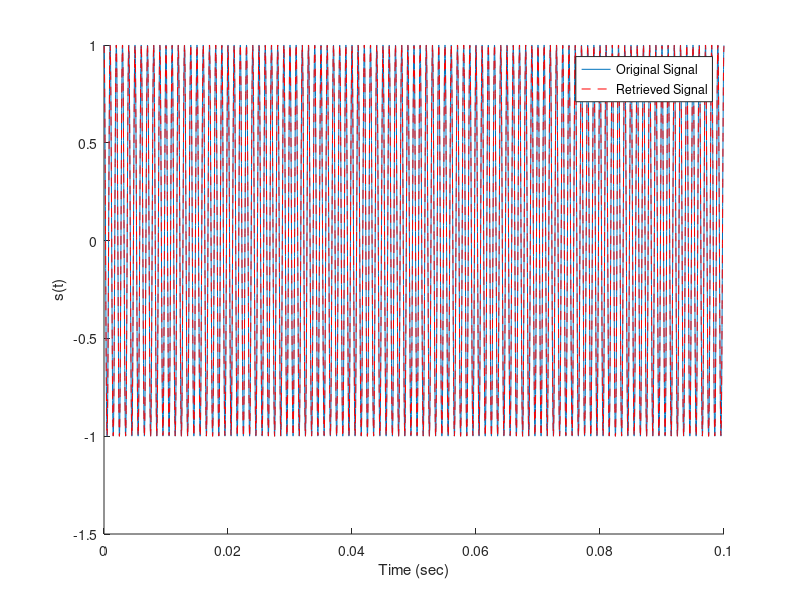
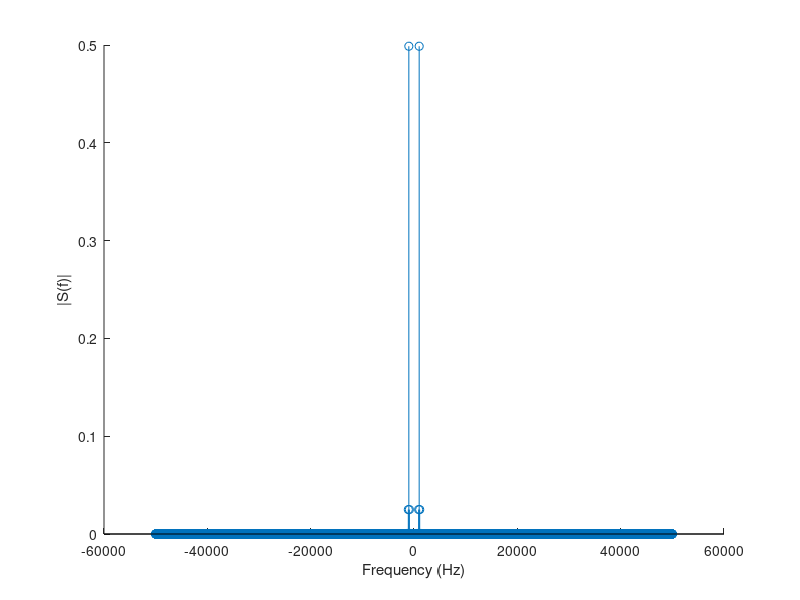
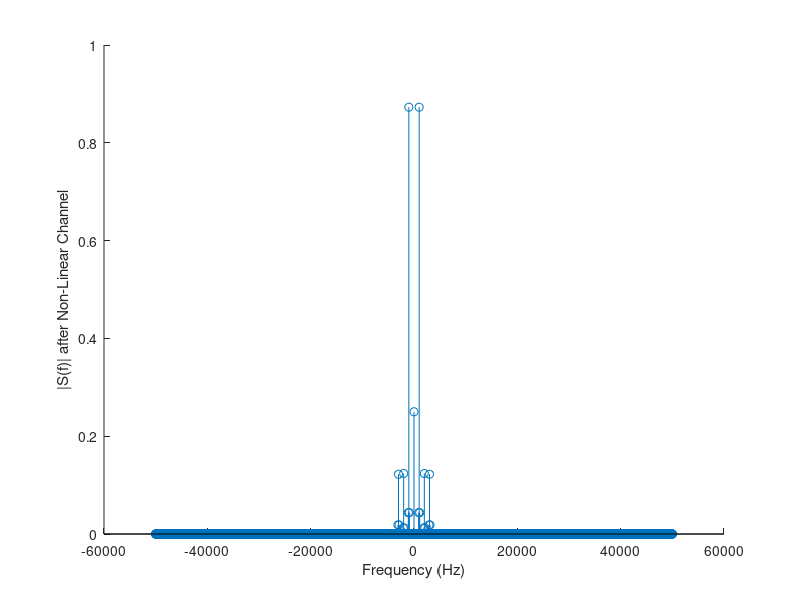
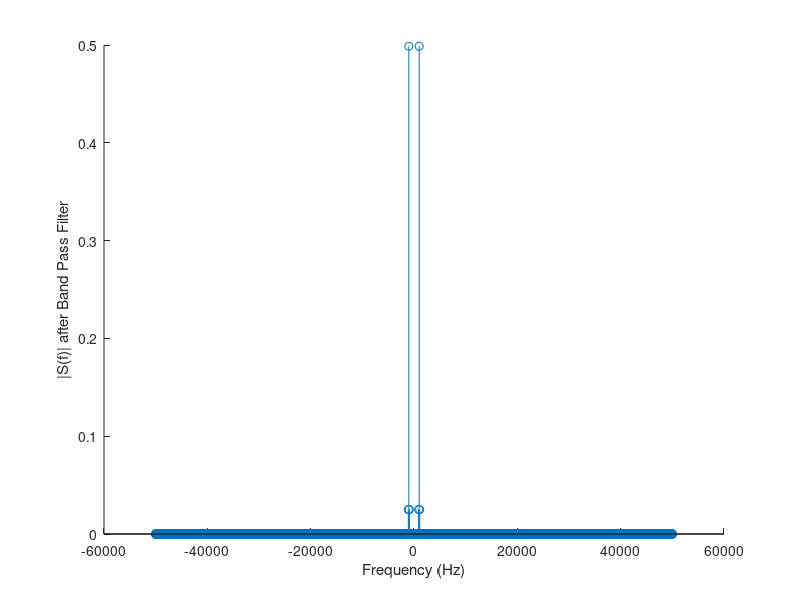

MATLAB code for these plots, in order:

# clear command window
clc;
# remove all variables from workspace
clear
# close all figures
close all
# importing signal package
pkg load signal

%%%%%% Frequencies initialization %%%%%%
# carrier frequency initialization
fc=1e3; #1KHz
# message frequency initialization
fm=100; #100Hz
Am=1;
Ac=1;
kf=10;
ka=0.5;
beta=kf*Am/fm;

%%%%%% Time and frequency definition %%%%%%
# Sampling time is identified using fc so that we can sample carrier signal tooo
ts= 0.1/fc/10;
# T is the last value of t on graph, we're drawing 2 periods of the message signal
T=10/fm;
# Number of time samples
N=ceil(T/ts);
# time vector
t= 0:ts:((N-1)*ts)

%%%%%% Frequency domain %%%%%%
# df=fs/N
df=1/T;
# sampling frequency, inverse of sampling tinme
fs=1/ts;
# frequency vector
if(rem(N,2)==0) #even
  f= -(0.5*fs): df : (0.5*fs-df);
else #odd
  f= -(0.5*fs-0.5*df): df : (0.5*fs-0.5*df);
end

%%%%% Baseband Signal %%%%%%%
m= Am * cos(2*pi*fm*t);

%%%%%%%% FM Modulated Signal %%%%%%%%%%%%%
# time domain, cumtrapz is integration function
s= Ac*cos(2*pi*fc*t+2*pi*kf*cumtrapz(t,m));
# frequency domain
S=fftshift(fft(s)/N);
%%%%%%%%%%% plotting FM modulated signal %%%%%%%%
# plotting modulated signal with respect to time
figure(1);
plot(t,s);
xlabel("Time (sec)");
ylabel("s(t)")
# plotting modulated signal with respect to frequency
figure(2);
# using stem instead of plot
stem(f,abs(S));
xlabel("Frequency (Hz)");
ylabel("|S(f)|")
box off;


%%%%%%%%%% Channel Non-linearities %%%%%%%%%%
s_out= s + 0.5 * s.^2 + s.^3;
S=fftshift(fft(s)/N);
S_out=fftshift(fft(s_out)/N);

# plotting modulated signal with respect to frequency
figure(3);
# using stem instead of plot
stem(f,abs(S_out));
xlabel("Frequency (Hz)");
ylabel("|S(f)| after Non-Linear Channel")
box off;

%%%%%% using carson's law to get Band Width %%%%%%%%%
df=kf*max(m);
BW=2*fm+2*df;


%%%%%%%% FM receiver %%%%%%%%%%%%%%%%%%%
%%% Band Pass Filter %%%%%%%%%
H=zeros(size(f));
H(f>(fc-0.5*BW)&f<(fc+0.5*BW))=1;
H(f<-(fc-0.5*BW)&f>-(fc+0.5*BW))=1;

%%%%% Retrieve FM signal %%%%%%%%
S_out=H.*S_out;
# plotting modulated signal with respect to frequency
figure(4);
# using stem instead of plot
stem(f,abs(S));
xlabel("Frequency (Hz)");
ylabel("|S(f)| after Band Pass Filter")
box off;
% plotting signal time domain after retrieval %%
s_out=real(ifft(ifftshift(S_out)*ts));

%%%% Plotting original signal %%%%%%%
%%%%%% calling figure 1 again which had the modulated signal with respect tto time
figure(1)
box off;
hold on;
%%%%% Plotting retrieved signal %%%%%%%%%%
plot(t,s_out/max(s_out),"--r");
legend("Original Signal", "Retrieved Signal");


